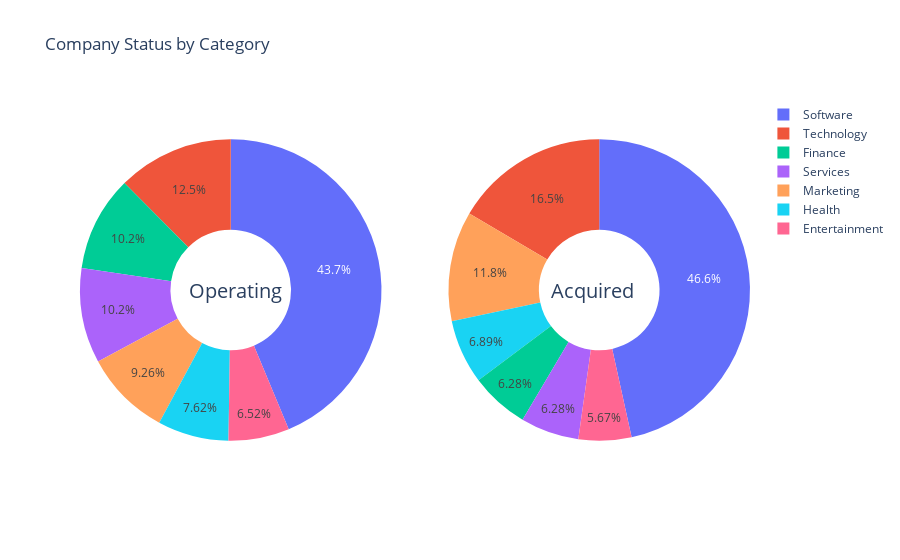

Here is the notebook cell this chart was saved with:
### Code cell
labels = ["Finance", "Software", "Technology", "Services", "Marketing", "Health", "Entertainment"]

# Create subplots: use 'domain' type for Pie subplot
fig = make_subplots(rows=1, cols=2, specs=[[{'type':'domain'}, {'type':'domain'}]])
fig.add_trace(go.Pie(labels=labels, values=[ofc, osc, otc, osec, omc, ohc, oec], name="Operating"),
              1, 1)
fig.add_trace(go.Pie(labels=labels, values=[afc, asc, atc, asec, amc, ahc, aec], name="Acquired"),
              1, 2)


# Use `hole` to create a donut-like pie chart
fig.update_traces(hole=.4, hoverinfo="label+percent+name")

fig.update_layout(
    title_text="Company Status by Category",
    # Add annotations in the center of the donut pies.
    annotations=[dict(text='Operating', x=0.16, y=0.5, font_size=20, showarrow=False),
                 dict(text='Acquired', x=0.83, y=0.5, font_size=20, showarrow=False)])
fig.show()

### Figure 1 — Plotly figure (JSON) as saved in the notebook; plotly's stock layout.template omitted (floating-point values rounded to 4 significant figures)
{"data": [{"domain": {"x": [0, 0.45], "y": [0, 1]}, "hole": 0.4, "hoverinfo": "label+percent+name", "labels": ["Finance", "Software", "Technology", "Services", "Marketing", "Health", "Entertainment"], "name": "Operating", "type": "pie", "values": [937, 4008, 1142, 935, 849, 699, 598]}, {"domain": {"x": [0.55, 1], "y": [0, 1]}, "hole": 0.4, "hoverinfo": "label+percent+name", "labels": ["Finance", "Software", "Technology", "Services", "Marketing", "Health", "Entertainment"], "name": "Acquired", "type": "pie", "values": [41, 304, 108, 41, 77, 45, 37]}], "layout": {"annotations": [{"font": {"size": 20}, "showarrow": false, "text": "Operating", "x": 0.16, "y": 0.5}, {"font": {"size": 20}, "showarrow": false, "text": "Acquired", "x": 0.83, "y": 0.5}], "title": {"text": "Company Status by Category"}}}
